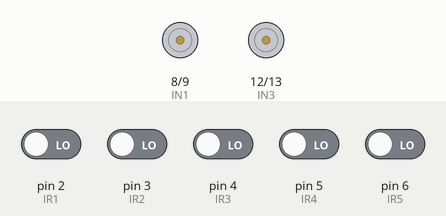
The sketch below on a simulated Arduino Uno, built with avr-gcc and run on an emulated ATmega328P. Shown: motor-driver pin pairs drawn as motors (green arrow = first pin HIGH = forward, orange = second pin HIGH = backward, longer = more drive, scaled by the enable pin). The inputs (shaded band) are chosen by the test bench; at power-on: pin 2 (IR1), pin 3 (IR2), pin 4 (IR3), pin 5 (IR4), pin 6 (IR5) LOW. What the sketch prints to the serial monitor is not drawn.

Above: at 1.2 s.
1.3 s: pin 2 (IR1) driven HIGH
2.8 s: pin 4 (IR3) driven HIGH
At 3.7 s:
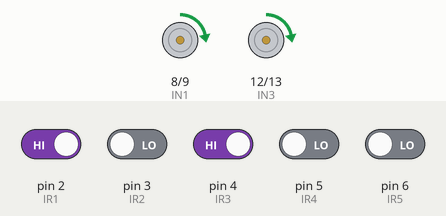
4.3 s: pin 4 (IR3) driven LOW
At 4.8 s:
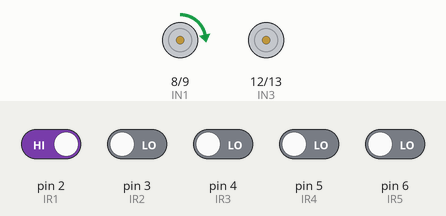
5.8 s: pin 2 (IR1) driven LOW and pin 5 (IR4) driven HIGH
At 6.4 s:
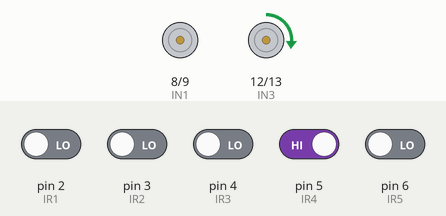
7.3 s: pin 3 (IR2) driven HIGH
At 8.5 s:
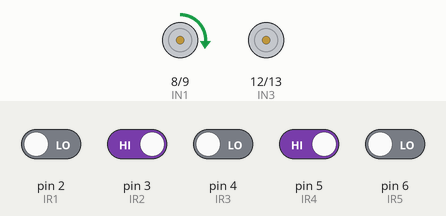
8.8 s: pin 3 (IR2) driven LOW
At 9.7 s:
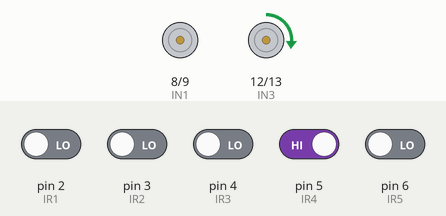
Timing chart, 0 to 11.3 s (numbered marks = the images above; inputs shaded):
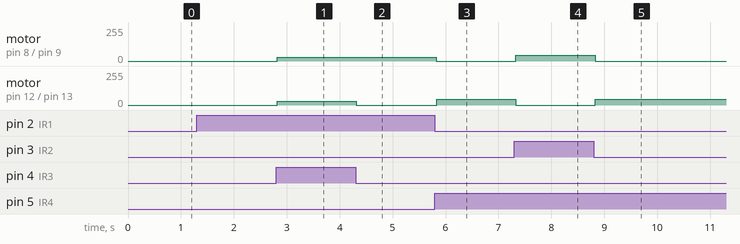

Measured:
- after the input at 2.8 s, motor on pin 8 (IN1) / pin 9 (IN2), motor on pin 12 (IN3) / pin 13 (IN4): stopped → forward 30/255 at once
- after the input at 4.3 s, motor on pin 12 (IN3) / pin 13 (IN4): forward 30/255 → stopped at once
- after the input at 5.8 s, motor on pin 8 (IN1) / pin 9 (IN2): forward 30/255 → stopped at once; motor on pin 12 (IN3) / pin 13 (IN4): stopped → forward 45/255 at once
- after the input at 7.3 s, motor on pin 8 (IN1) / pin 9 (IN2): stopped → forward 45/255 at once; motor on pin 12 (IN3) / pin 13 (IN4): forward 45/255 → stopped at once
- after the input at 8.8 s, motor on pin 8 (IN1) / pin 9 (IN2): forward 45/255 → stopped at once; motor on pin 12 (IN3) / pin 13 (IN4): stopped → forward 45/255 at once

The sketch:

main.ino
```cpp
#define ENA 10
#define ENB 11
#define IN1 8
#define IN2 9
#define IN3 12
#define IN4 13

// IR sensor pins
#define IR1 2
#define IR2 3
#define IR3 4
#define IR4 5
#define IR5 6

// // Switch pin


void setup() {
  // Motor pins
  pinMode(ENA, OUTPUT);
  pinMode(ENB, OUTPUT);
  pinMode(IN1, OUTPUT);
  pinMode(IN2, OUTPUT);
  pinMode(IN3, OUTPUT);
  pinMode(IN4, OUTPUT);

  // IR sensors
  pinMode(IR1, INPUT);
  pinMode(IR2, INPUT);
  pinMode(IR3, INPUT);
  pinMode(IR4, INPUT);
  pinMode(IR5, INPUT);

  // Start with motors stopped
  // stopMotors();
  Serial.begin(9600);

}

void loop() {


  // Read IR sensor values
  int s1 = digitalRead(IR1) == HIGH?1:0;
  Serial.println(s1);
  int s2 = digitalRead(IR2) == HIGH?1:0;
  Serial.println(s2);
  int s3 = digitalRead(IR3) == HIGH?1:0;
  Serial.println(s3);
  int s4 = digitalRead(IR4) == HIGH?1:0;
  Serial.println(s4);
  int s5 = digitalRead(IR5) == HIGH?1:0;
  Serial.println(s5);
  delay(0);

  if (s3 == 1) {
    analogWrite(ENA,30);
    analogWrite(ENB,30);
    digitalWrite(IN1, HIGH);
    digitalWrite(IN2, LOW);
    digitalWrite(IN3, HIGH);
    digitalWrite(IN4,LOW);

  }
  else if (s2 == 1 && s3 == 1 && s4 == 1) {
    analogWrite(ENA,30);
    analogWrite(ENB,30);
    digitalWrite(IN1, HIGH);
    digitalWrite(IN2, LOW);
    digitalWrite(IN3, HIGH);
    digitalWrite(IN4,LOW);
  }
  else if (s2 == 1 && s3 == 1) {
    analogWrite(ENA,30);
    analogWrite(ENB,30);
    digitalWrite(IN1, HIGH);
    digitalWrite(IN2, LOW);
    digitalWrite(IN3, HIGH);
    digitalWrite(IN4,LOW);
  }
  else if (s3 == 1 && s4 == 1) {
    analogWrite(ENA,30);
    analogWrite(ENB,30);
    digitalWrite(IN1, HIGH);
    digitalWrite(IN2, LOW);
    digitalWrite(IN3, HIGH);
    digitalWrite(IN4,LOW);
  }
  else if ((s1 == 1 && s2 == 1) || (s1 == 1) || (s2 == 1) ||  (s1 == 1 && s2 == 1 && s3 == 1)){

    analogWrite(ENB,45);
    digitalWrite(IN1, HIGH);
    digitalWrite(IN2, LOW);
    digitalWrite(IN3, LOW);
    digitalWrite(IN4,LOW);

  }    // Extreme left
  else if ((s5 == 1 && s4 == 1) || (s5 == 1) || (s4 == 1) ||  (s5 == 1 && s4 == 1 && s3 == 1)){
    analogWrite(ENA,45);

    digitalWrite(IN1, LOW);
    digitalWrite(IN2, LOW);
    digitalWrite(IN3, HIGH);
    digitalWrite(IN4,LOW);

  }
  else{
    analogWrite(ENA,0);
    analogWrite(ENB,0);
    digitalWrite(IN1, LOW);
    digitalWrite(IN2, LOW);
    digitalWrite(IN3, LOW);
    digitalWrite(IN4,LOW);
  }
}
  
```
